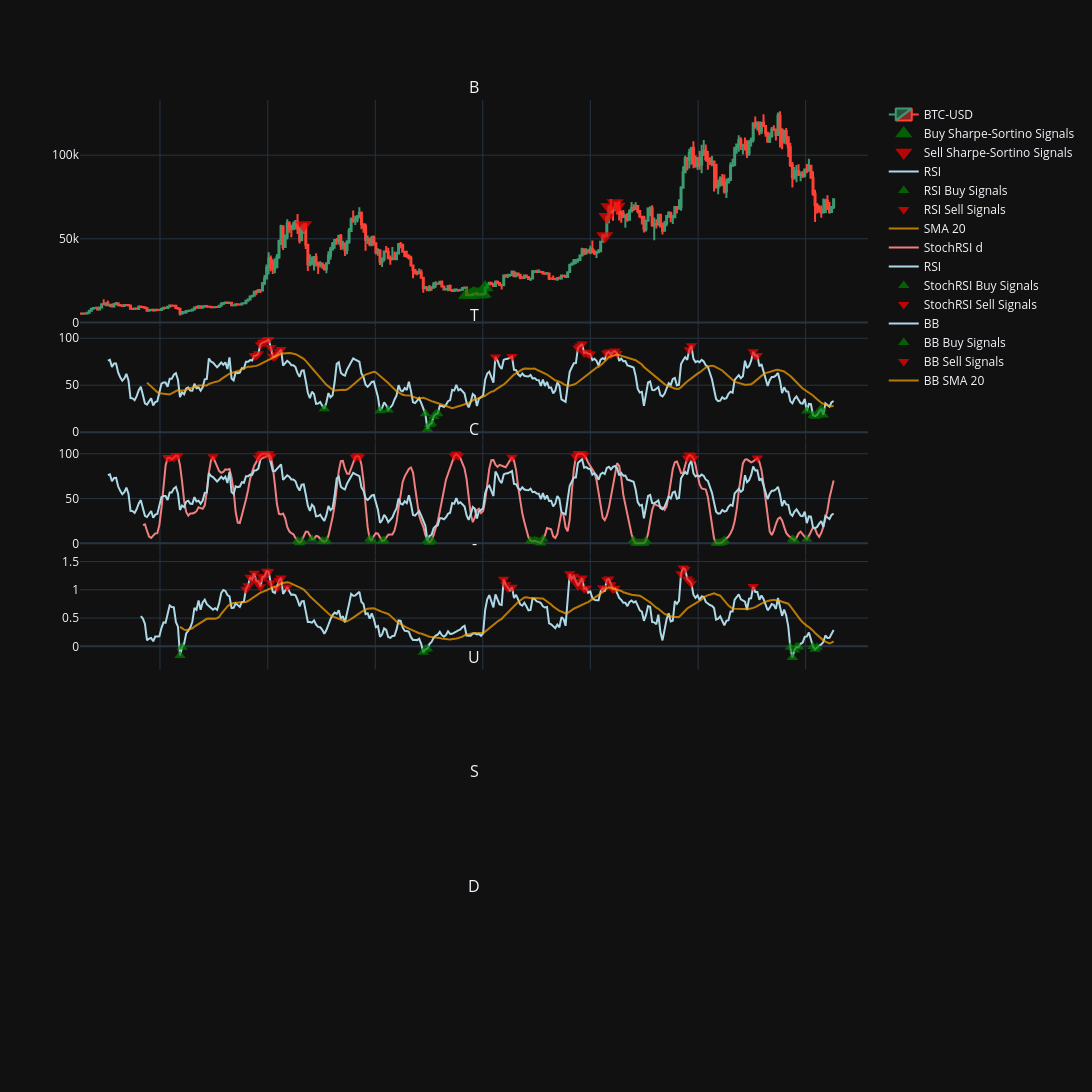

This figure's notebook cell:
### Code cell
fig.add_trace(go.Scatter(
    x=btc_bb_values.index,
    y=btc_bb_values,
    line=dict(color='lightblue', width=2),
    showlegend=True,
    name='BB'
), row=4, col=1)

fig.add_trace(go.Scatter(
    x=btc_bb_values[btc_bb_buy].index,
    y=btc_bb_values[btc_bb_buy],
    mode='markers',
    marker=dict(size=10,
                color='green',
                symbol='triangle-up'),
    showlegend=True,
    opacity=0.7,
    name='BB Buy Signals'
), row=4, col=1)

fig.add_trace(go.Scatter(
    x=btc_bb_values[btc_bb_sell].index,
    y=btc_bb_values[btc_bb_sell],
    mode='markers',
    marker=dict(size=10,
                color='red',
                symbol='triangle-down'),
    showlegend=True,
    opacity=0.7,
    name='BB Sell Signals'
), row=4, col=1)

fig.add_trace(go.Scatter(
    x=bb_sma_20.index,
    y=bb_sma_20,
    line=dict(color='orange', width=2),
    opacity=0.7,
    showlegend=True,
    name='BB SMA 20'
), row=4, col=1)

fig.update_layout(xaxis_rangeslider_visible=False)

### Figure 1 — Plotly figure (JSON) as saved in the notebook; plotly's stock layout.template omitted (floating-point values rounded to 4 significant figures; data arrays with more than 128 entries replaced by an {"elided": "..."} marker saying what was removed)
{"data": [{"close": {"elided": "366 float values"}, "high": {"elided": "366 float values"}, "low": {"elided": "366 float values"}, "name": "BTC-USD", "open": {"elided": "366 float values"}, "type": "candlestick", "x": {"elided": "366 str values"}, "xaxis": "x", "yaxis": "y"}, {"marker": {"color": "green", "colorscale": [[0, "rgb(247,244,249)"], [0.125, "rgb(231,225,239)"], [0.25, "rgb(212,185,218)"], [0.375, "rgb(201,148,199)"], [0.5, "rgb(223,101,176)"], [0.625, "rgb(231,41,138)"], [0.75, "rgb(206,18,86)"], [0.875, "rgb(152,0,67)"], [1, "rgb(103,0,31)"]], "size": 15, "symbol": "triangle-up"}, "mode": "markers", "name": "Buy Sharpe-Sortino Signals", "opacity": 0.7, "showlegend": true, "type": "scatter", "x": ["2022-11-07T00:00:00", "2022-11-21T00:00:00", "2022-11-28T00:00:00", "2022-12-05T00:00:00", "2022-12-12T00:00:00", "2022-12-19T00:00:00", "2022-12-26T00:00:00", "2023-01-02T00:00:00", "2023-01-09T00:00:00"], "xaxis": "x", "y": [16350.0, 16440.0, 17130.0, 17100.0, 16760.0, 16840.0, 16630.0, 17090.0, 20880.0], "yaxis": "y"}, {"marker": {"color": "red", "colorscale": [[0, "rgb(247,244,249)"], [0.125, "rgb(231,225,239)"], [0.25, "rgb(212,185,218)"], [0.375, "rgb(201,148,199)"], [0.5, "rgb(223,101,176)"], [0.625, "rgb(231,41,138)"], [0.75, "rgb(206,18,86)"], [0.875, "rgb(152,0,67)"], [1, "rgb(103,0,31)"]], "size": 15, "symbol": "triangle-down"}, "mode": "markers", "name": "Sell Sharpe-Sortino Signals", "opacity": 0.7, "showlegend": true, "type": "scatter", "x": ["2021-05-03T00:00:00", "2024-02-19T00:00:00", "2024-02-26T00:00:00", "2024-03-04T00:00:00", "2024-03-25T00:00:00", "2024-04-01T00:00:00"], "xaxis": "x", "y": [58230.0, 51730.0, 63170.0, 69020.0, 71330.0, 69360.0], "yaxis": "y"}, {"line": {"color": "lightblue", "width": 2}, "name": "RSI", "showlegend": true, "type": "scatter", "x": {"elided": "366 str values"}, "xaxis": "x2", "y": {"elided": "366 float values"}, "yaxis": "y2"}, {"marker": {"color": "green", "size": 10, "symbol": "triangle-up"}, "mode": "markers", "name": "RSI Buy Signals", "opacity": 0.7, "showlegend": true, "type": "scatter", "x": ["2021-07-12T00:00:00", "2022-01-17T00:00:00", "2022-02-14T00:00:00", "2022-06-20T00:00:00", "2022-06-27T00:00:00", "2022-07-04T00:00:00", "2022-07-11T00:00:00", "2022-07-18T00:00:00", "2022-07-25T00:00:00", "2022-08-01T00:00:00", "2026-01-05T00:00:00", "2026-01-26T00:00:00", "2026-02-02T00:00:00", "2026-02-09T00:00:00", "2026-02-16T00:00:00", "2026-02-23T00:00:00", "2026-03-02T00:00:00"], "xaxis": "x2", "y": [24.99, 22.77, 23.69, 19.58, 3.18, 8.167, 9.454, 16.8, 19.26, 19.9, 22.55, 17.87, 17.03, 18.37, 22.02, 24.88, 18.34], "yaxis": "y2"}, {"marker": {"color": "red", "size": 10, "symbol": "triangle-down"}, "mode": "markers", "name": "RSI Sell Signals", "opacity": 0.7, "showlegend": true, "type": "scatter", "x": ["2020-11-16T00:00:00", "2020-11-23T00:00:00", "2020-11-30T00:00:00", "2020-12-07T00:00:00", "2020-12-14T00:00:00", "2020-12-21T00:00:00", "2020-12-28T00:00:00", "2021-01-04T00:00:00", "2021-01-11T00:00:00", "2021-01-18T00:00:00", "2021-01-25T00:00:00", "2021-02-01T00:00:00", "2021-02-08T00:00:00", "2021-02-15T00:00:00", "2023-02-13T00:00:00", "2023-04-10T00:00:00", "2023-11-20T00:00:00", "2023-11-27T00:00:00", "2023-12-04T00:00:00", "2023-12-11T00:00:00", "2023-12-18T00:00:00", "2023-12-25T00:00:00", "2024-01-01T00:00:00", "2024-02-26T00:00:00", "2024-03-04T00:00:00", "2024-03-11T00:00:00", "2024-03-18T00:00:00", "2024-03-25T00:00:00", "2024-04-01T00:00:00", "2024-12-02T00:00:00", "2024-12-09T00:00:00", "2025-07-07T00:00:00", "2025-07-14T00:00:00", "2025-07-21T00:00:00"], "xaxis": "x2", "y": [81.34, 81.62, 83.43, 93.48, 95.42, 96.02, 97.82, 98.61, 90.24, 80.84, 80.42, 83.03, 86.0, 88.14, 80.09, 80.59, 89.73, 91.82, 93.89, 84.42, 85.05, 83.37, 83.33, 84.17, 85.46, 82.58, 85.42, 86.34, 83.72, 87.77, 92.13, 85.7, 81.34, 81.57], "yaxis": "y2"}, {"line": {"color": "orange", "width": 2}, "name": "SMA 20", "opacity": 0.7, "showlegend": true, "type": "scatter", "x": {"elided": "366 str values"}, "xaxis": "x2", "y": {"elided": "366 float values"}, "yaxis": "y2"}, {"line": {"color": "lightcoral", "width": 2}, "name": "StochRSI d", "showlegend": true, "type": "scatter", "x": {"elided": "336 str values"}, "xaxis": "x3", "y": {"elided": "336 float values"}, "yaxis": "y3"}, {"line": {"color": "lightblue", "width": 2}, "name": "RSI", "showlegend": true, "type": "scatter", "x": {"elided": "366 str values"}, "xaxis": "x3", "y": {"elided": "366 float values"}, "yaxis": "y3"}, {"marker": {"color": "green", "size": 10, "symbol": "triangle-up"}, "mode": "markers", "name": "StochRSI Buy Signals", "opacity": 0.7, "showlegend": true, "type": "scatter", "x": ["2021-04-12T00:00:00", "2021-04-19T00:00:00", "2021-04-26T00:00:00", "2021-05-31T00:00:00", "2021-07-05T00:00:00", "2021-07-12T00:00:00", "2021-07-19T00:00:00", "2021-12-13T00:00:00", "2021-12-20T00:00:00", "2022-01-24T00:00:00", "2022-01-31T00:00:00", "2022-06-27T00:00:00", "2022-07-04T00:00:00", "2022-07-11T00:00:00", "2023-06-12T00:00:00", "2023-06-19T00:00:00", "2023-06-26T00:00:00", "2023-07-03T00:00:00", "2023-07-10T00:00:00", "2023-07-17T00:00:00", "2023-07-24T00:00:00", "2024-05-27T00:00:00", "2024-06-03T00:00:00", "2024-06-10T00:00:00", "2024-06-17T00:00:00", "2024-06-24T00:00:00", "2024-07-01T00:00:00", "2024-07-08T00:00:00", "2025-03-03T00:00:00", "2025-03-10T00:00:00", "2025-03-17T00:00:00", "2025-03-24T00:00:00", "2025-03-31T00:00:00", "2025-11-17T00:00:00", "2025-11-24T00:00:00", "2026-01-05T00:00:00"], "xaxis": "x3", "y": [2.591, 0.6984, 2.758, 4.583, 2.592, 1.8, 2.932, 4.822, 3.516, 2.679, 3.07, 3.231, 1.096, 3.572, 3.021, 2.051, 2.88, 2.23, 1.58, 0.4648, 4.738, 3.417, 0.0, 0.0, 0.0, 0.2131, 0.4262, 3.012, 0.0, 0.0, 0.1225, 1.303, 3.083, 4.714, 3.364, 4.567], "yaxis": "y3"}, {"marker": {"color": "red", "size": 10, "symbol": "triangle-down"}, "mode": "markers", "name": "StochRSI Sell Signals", "opacity": 0.7, "showlegend": true, "type": "scatter", "x": ["2020-01-27T00:00:00", "2020-02-03T00:00:00", "2020-02-17T00:00:00", "2020-02-24T00:00:00", "2020-03-02T00:00:00", "2020-06-29T00:00:00", "2020-11-30T00:00:00", "2020-12-07T00:00:00", "2020-12-14T00:00:00", "2020-12-21T00:00:00", "2020-12-28T00:00:00", "2021-01-04T00:00:00", "2021-01-11T00:00:00", "2021-10-25T00:00:00", "2021-11-01T00:00:00", "2021-11-08T00:00:00", "2022-09-26T00:00:00", "2022-10-03T00:00:00", "2022-10-10T00:00:00", "2023-04-10T00:00:00", "2023-11-13T00:00:00", "2023-11-20T00:00:00", "2023-11-27T00:00:00", "2023-12-04T00:00:00", "2023-12-11T00:00:00", "2024-11-25T00:00:00", "2024-12-02T00:00:00", "2024-12-09T00:00:00", "2024-12-16T00:00:00", "2025-07-21T00:00:00"], "xaxis": "x3", "y": [95.44, 95.67, 95.73, 97.87, 97.67, 96.61, 95.64, 98.48, 100.0, 100.0, 100.0, 100.0, 96.99, 96.21, 97.69, 96.36, 97.43, 99.61, 97.81, 96.22, 96.63, 100.0, 100.0, 100.0, 98.29, 95.16, 98.46, 97.69, 95.01, 95.28], "yaxis": "y3"}, {"line": {"color": "lightblue", "width": 2}, "name": "BB", "showlegend": true, "type": "scatter", "x": {"elided": "366 str values"}, "xaxis": "x4", "y": {"elided": "366 float values"}, "yaxis": "y4"}, {"marker": {"color": "green", "size": 10, "symbol": "triangle-up"}, "mode": "markers", "name": "BB Buy Signals", "opacity": 0.7, "showlegend": true, "type": "scatter", "x": ["2020-03-09T00:00:00", "2020-03-16T00:00:00", "2022-06-13T00:00:00", "2022-06-20T00:00:00", "2022-06-27T00:00:00", "2025-11-10T00:00:00", "2025-11-17T00:00:00", "2025-11-24T00:00:00", "2025-12-01T00:00:00", "2025-12-08T00:00:00", "2026-01-26T00:00:00", "2026-02-02T00:00:00", "2026-02-09T00:00:00"], "xaxis": "x4", "y": [-0.1623, -0.01465, -0.1067, -0.05291, -0.04313, -0.01778, -0.1983, -0.0654, -0.01236, -0.01392, -0.002692, -0.05397, -0.01723], "yaxis": "y4"}, {"marker": {"color": "red", "size": 10, "symbol": "triangle-down"}, "mode": "markers", "name": "BB Sell Signals", "opacity": 0.7, "showlegend": true, "type": "scatter", "x": ["2020-10-19T00:00:00", "2020-10-26T00:00:00", "2020-11-02T00:00:00", "2020-11-09T00:00:00", "2020-11-16T00:00:00", "2020-11-23T00:00:00", "2020-11-30T00:00:00", "2020-12-07T00:00:00", "2020-12-14T00:00:00", "2020-12-21T00:00:00", "2020-12-28T00:00:00", "2021-01-04T00:00:00", "2021-01-11T00:00:00", "2021-02-01T00:00:00", "2021-02-08T00:00:00", "2021-02-15T00:00:00", "2021-03-08T00:00:00", "2023-03-13T00:00:00", "2023-03-20T00:00:00", "2023-03-27T00:00:00", "2023-04-10T00:00:00", "2023-10-23T00:00:00", "2023-10-30T00:00:00", "2023-11-06T00:00:00", "2023-11-13T00:00:00", "2023-11-20T00:00:00", "2023-11-27T00:00:00", "2023-12-04T00:00:00", "2023-12-11T00:00:00", "2023-12-18T00:00:00", "2024-02-12T00:00:00", "2024-02-26T00:00:00", "2024-03-04T00:00:00", "2024-03-11T00:00:00", "2024-03-18T00:00:00", "2024-03-25T00:00:00", "2024-11-04T00:00:00", "2024-11-11T00:00:00", "2024-11-18T00:00:00", "2024-11-25T00:00:00", "2024-12-02T00:00:00", "2024-12-09T00:00:00", "2025-07-07T00:00:00"], "xaxis": "x4", "y": [1.011, 1.073, 1.224, 1.184, 1.295, 1.154, 1.149, 1.054, 1.226, 1.235, 1.33, 1.319, 1.123, 1.037, 1.166, 1.211, 1.052, 1.185, 1.089, 1.034, 1.046, 1.283, 1.197, 1.242, 1.149, 1.072, 1.134, 1.21, 1.018, 1.029, 1.035, 1.18, 1.19, 1.09, 1.009, 1.027, 1.286, 1.388, 1.363, 1.193, 1.158, 1.115, 1.058], "yaxis": "y4"}, {"line": {"color": "orange", "width": 2}, "name": "BB SMA 20", "opacity": 0.7, "showlegend": true, "type": "scatter", "x": {"elided": "366 str values"}, "xaxis": "x4", "y": {"elided": "366 float values"}, "yaxis": "y4"}], "layout": {"annotations": [{"font": {"size": 16}, "showarrow": false, "text": "B", "x": 0.5, "xanchor": "center", "xref": "paper", "y": 1, "yanchor": "bottom", "yref": "paper"}, {"font": {"size": 16}, "showarrow": false, "text": "T", "x": 0.5, "xanchor": "center", "xref": "paper", "y": 0.7504, "yanchor": "bottom", "yref": "paper"}, {"font": {"size": 16}, "showarrow": false, "text": "C", "x": 0.5, "xanchor": "center", "xref": "paper", "y": 0.6252, "yanchor": "bottom", "yref": "paper"}, {"font": {"size": 16}, "showarrow": false, "text": "-", "x": 0.5, "xanchor": "center", "xref": "paper", "y": 0.5, "yanchor": "bottom", "yref": "paper"}, {"font": {"size": 16}, "showarrow": false, "text": "U", "x": 0.5, "xanchor": "center", "xref": "paper", "y": 0.3748, "yanchor": "bottom", "yref": "paper"}, {"font": {"size": 16}, "showarrow": false, "text": "S", "x": 0.5, "xanchor": "center", "xref": "paper", "y": 0.2496, "yanchor": "bottom", "yref": "paper"}, {"font": {"size": 16}, "showarrow": false, "text": "D", "x": 0.5, "xanchor": "center", "xref": "paper", "y": 0.1244, "yanchor": "bottom", "yref": "paper"}], "height": 1150, "width": 1600, "xaxis": {"anchor": "y", "domain": [0, 1], "matches": "x7", "rangeslider": {"visible": false}, "showticklabels": false}, "xaxis2": {"anchor": "y2", "domain": [0, 1], "matches": "x7", "showticklabels": false}, "xaxis3": {"anchor": "y3", "domain": [0, 1], "matches": "x7", "showticklabels": false}, "xaxis4": {"anchor": "y4", "domain": [0, 1], "matches": "x7", "showticklabels": false}, "xaxis5": {"anchor": "y5", "domain": [0, 1], "matches": "x7", "showticklabels": false}, "xaxis6": {"anchor": "y6", "domain": [0, 1], "matches": "x7", "showticklabels": false}, "xaxis7": {"anchor": "y7", "domain": [0, 1]}, "yaxis": {"anchor": "x", "domain": [0.7512, 1]}, "yaxis2": {"anchor": "x2", "domain": [0.626, 0.7504]}, "yaxis3": {"anchor": "x3", "domain": [0.5008, 0.6252]}, "yaxis4": {"anchor": "x4", "domain": [0.3756, 0.5]}, "yaxis5": {"anchor": "x5", "domain": [0.2504, 0.3748]}, "yaxis6": {"anchor": "x6", "domain": [0.1252, 0.2496]}, "yaxis7": {"anchor": "x7", "domain": [0, 0.1244]}}}
